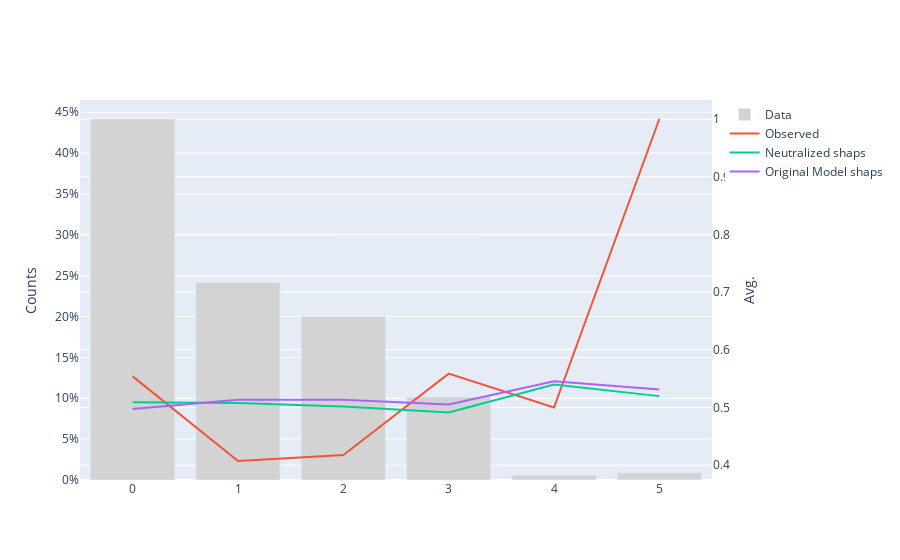

This figure's notebook cell:
### Markdown cell above
## Comparing the behavior of feature after neutralize the marginal effect another/same feature

Basically here the trick is to just average our the shapley values of the features that we want to neutralize and use that to calculate the final prediction.

Example: we have feature A, feature B and feature C. What will will do to neutralize Feature B of fo use for prediction the following:

        - Shappley Feature A + Overall Shappley Average Feature B + Shappley Featue C

### Code cell
apos_test.visualize_neutralized_feature(main_feature="children", neutralize_features="charges")

### Figure 1 — Plotly figure (JSON) as saved in the notebook; plotly's stock layout.template omitted (floating-point values rounded to 4 significant figures)
{"data": [{"marker": {"color": "lightgray"}, "name": "Data", "type": "bar", "x": ["0", "1", "2", "3", "4", "5"], "y": [0.4418, 0.2418, 0.2, 0.1015, 0.00597, 0.008955], "yaxis": "y"}, {"mode": "lines", "name": "Observed", "type": "scatter", "x": ["0", "1", "2", "3", "4", "5"], "y": [0.5541, 0.4074, 0.4179, 0.5588, 0.5, 1], "yaxis": "y2"}, {"mode": "lines", "name": "Neutralized shaps", "type": "scatter", "x": ["0", "1", "2", "3", "4", "5"], "y": [0.5092, 0.5081, 0.502, 0.4914, 0.5397, 0.5198], "yaxis": "y2"}, {"mode": "lines", "name": "Original Model shaps", "type": "scatter", "x": ["0", "1", "2", "3", "4", "5"], "y": [0.4975, 0.5136, 0.5136, 0.5054, 0.5454, 0.5313], "yaxis": "y2"}], "layout": {"yaxis": {"side": "left", "tickformat": ".0%", "title": {"text": "Counts"}}, "yaxis2": {"overlaying": "y", "side": "right", "title": {"text": "Avg."}}}}
